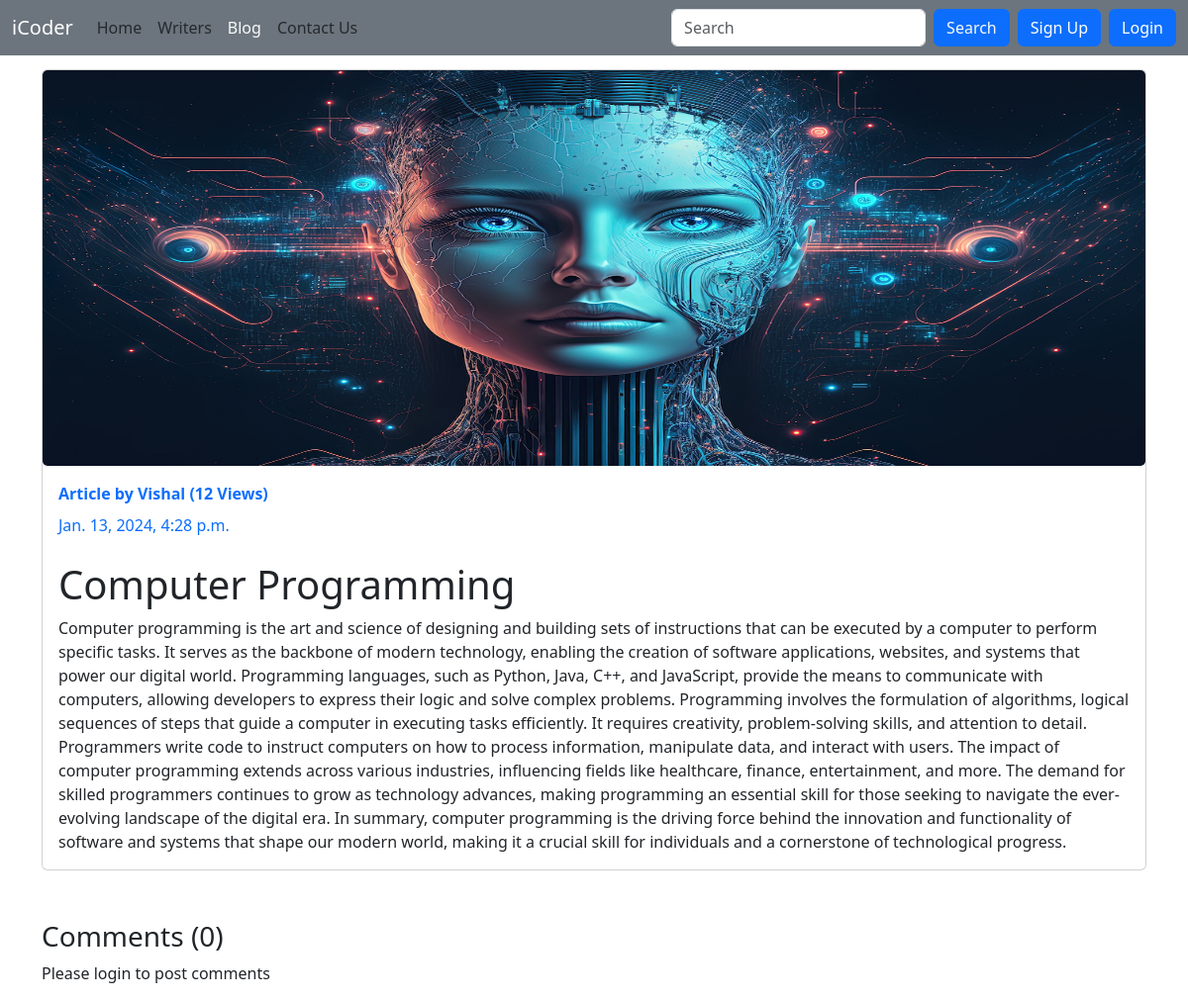
The app's page /blog/CPP with its own data.
### blog/models.py (models this page shows, shortened)
class Post(models.Model):
    sno = models.AutoField(primary_key=True)
    title = models.CharField(max_length=255)
    postImage  = models.ImageField(upload_to='static/img', default='static/img/default.jpg')
    content = models.TextField()
    author = models.CharField(max_length=100)
    slug = models.CharField(max_length=130)
    views = models.IntegerField(default=0)
    timeStamp = models.DateTimeField(default= now)

### blog/views.py (the view)
# urls.py: path('<str:slug>', views.blogPost, name='blogPost')
def blogPost(request, slug):
    post = Post.objects.filter(slug=slug).first()
    post.views = post.views + 1
    post.save()
    comments = BlogComment.objects.filter(post=post, parent=None)
    replies = BlogComment.objects.filter(post=post).exclude(parent=None)
    replyDict = {}
    for reply in replies:
        if reply.parent.sno not in replyDict.keys():
            replyDict[reply.parent.sno] = [reply]
        else:
            replyDict[reply.parent.sno].append(reply)
    context = {'post':post, 'comments':comments, 'replyDict':replyDict, 'user':request.user}
    return render(request, 'blog/blogPost.html', context)

### templates/blog/blogPost.html (shortened to what this page needs)
{% extends "base.html" %}
{% block blogactive %} text-light {% endblock blogactive %}
{% block body %}
{% load humanize %}
<div class="container">
    <div class="card blog-container">
        <img src="/media/{{post.postImage}}" class="card-img" alt="...">
        <div class="card-body">
        {% if user.is_authenticated %}
          <a href="/writers/{{post.author}}"><b
              class="d-inline-block mb-2 text-primary underline-hover">Article by
              {{post.author}} ({{post.views}} Views)</b></a>
          {% else %}
          <a href="#"><b class="d-inline-block mb-2 text-primary">Article by
              {{post.author}} ({{post.views}} Views)</b></a>
          {% endif %}
          <div class="mb-1 text-primary">{{post.timeStamp}}</div>
          <h1 class="card-title mt-4">{{post.title}}</h1>
          <p class="card-text">{{post.content}}</p>
        </div>
      </div>
</div>
<div class="container">
    <h3>Comments ({{comments.count}})</h3>
    <div class="my-2">
        {% if user.is_authenticated %}
        <form action="/blog/postComment" method="post">
            {% csrf_token %}
            <input type="hidden" name="postSno" value="{{post.sno}}">
            <input type="hidden" name="postSlug" value="{{post.slug}}">
            <input type="hidden" name="parentSno" value="">
            <div class="mb-3">
                <input type="text" class="form-label" name="comment" placeholder="Enter comment here">
            </div>
            <button type="submit" class="btn btn-primary">Submit</button>
        </form>
        {% else %}
        <p>Please login to post comments</p>
        {% endif %}
    </div>
</div>
{% endblock body %}

### templates/base.html (shortened to what this page needs)
<!doctype html>
<html lang="en">
<head>
  <link href="https://cdn.jsdelivr.net/npm/bootstrap@5.3.2/dist/css/bootstrap.min.css" rel="stylesheet"
>
</head>
<body>
  {% load static %}
  <nav class="navbar navbar-expand-lg bg-secondary fixed-top">
    <div class="container-fluid">
      <a class="navbar-brand text-white" href="/">iCoder</a>
      <div class="collapse navbar-collapse" id="navbarSupportedContent">
        <ul class="navbar-nav me-auto mb-2 mb-lg-0">
          <li class="nav-item">
            <a class="nav-link {% block homeactive %} {% endblock homeactive %}" aria-current="page" href="/">Home</a>
          </li>
          <li class="nav-item">
            <a class="nav-link {% block aboutactive %} {% endblock aboutactive %}" aria-current="page"
              href="/writers">Writers</a>
          </li>
          <li class="nav-item">
            <a class="nav-link {% block blogactive %} {% endblock blogactive %}" aria-current="page"
              href="/blog">Blog</a>
          </li>
          <li class="nav-item">
            <a class="nav-link {% block contactactive %} {% endblock contactactive %}" aria-current="page"
              href="/contact">Contact Us</a>
          </li>
        </ul>
        <form method="get" action="/search" class="d-flex" role="search">
          <input name="query" class="form-control me-2" type="search" placeholder="Search" aria-label="Search">
          <button class="btn btn-primary text-light" type="submit">Search</button>
        </form>
        {% if user.is_authenticated %}
        <div class="dropdown">
          <button class="btn btn-secondary dropdown-toggle mx-2" type="button" data-bs-toggle="dropdown"
            aria-expanded="false">
            {{ user.username }}
          </button>
          <ul class="dropdown-menu m-2" style="min-width: 120px;">
            <li><a class="dropdown-item" href="/logout">Logout</a></li>
            <li><a class="dropdown-item" id="myLink" href="/writers/profile/{{ user.first_name }}">Profile</a></li>
            <li><a class="dropdown-item" href="/writers/newblog/{{ user.first_name }}">New Blog</a></li>
          </ul>
        </div>
        {% else %}
        <button type="button" class="btn btn-primary mx-2" data-bs-toggle="modal" data-bs-target="#signupModal">
          Sign Up
        </button>
        <button type="button" class="btn btn-primary mr-2" data-bs-toggle="modal" data-bs-target="#loginModal">
          Login
        </button>
        {% endif %}
      </div>
    </div>
  </nav>
  {% block body %}
  {% endblock body %}
</body>
</html>

### templates/blog/blogPost.html (style rules this page uses)
.blog-container { margin-top: 70px; margin-bottom: 50px; }
.card-img { max-height: 400px; max-width: 1300px }

### records on screen
Post: postImage (picture), author "Vishal", views "12", timeStamp "Jan. 13, 2024, 4:28 p.m.", title "Computer Programming", content "Computer programming is the art and science of designing and building sets of instructions that can be executed by a computer to perform specific tasks. It serves as the backbone of modern technology, enabling the creation of software applications, websites, and systems that power our digital world. Programming languages, such as Python, Java, C++, and JavaScript, provide the means to communicate with computers, allowing developers to express their logic and solve complex problems. Programming involves the formulation of algorithms, logical sequences of steps that guide a computer in executing tasks efficiently. It requires creativity, problem-solving skills, and attention to detail.…"

### other values on screen
{{ comments.count }} "0"
